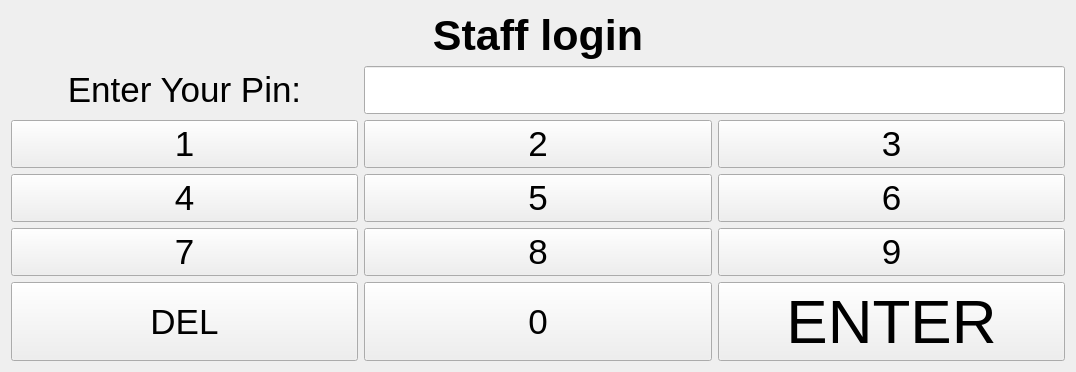
      <widget class="QWidget" name="login">
       <property name="minimumSize">
        <size>
         <width>1076</width>
         <height>0</height>
        </size>
       </property>
       <layout class="QGridLayout" name="gridLayout_17">
        <item row="1" column="1" colspan="2">
         <widget class="QLineEdit" name="lineEdit_password">
          <property name="sizePolicy">
           <sizepolicy hsizetype="Expanding" vsizetype="Expanding">
            <horstretch>0</horstretch>
            <verstretch>0</verstretch>
           </sizepolicy>
          </property>
          <property name="maximumSize">
           <size>
            <width>16777215</width>
            <height>80</height>
           </size>
          </property>
          <property name="font">
           <font>
            <pointsize>26</pointsize>
           </font>
          </property>
          <property name="text">
           <string/>
          </property>
          <property name="maxLength">
           <number>4</number>
          </property>
          <property name="echoMode">
           <enum>QLineEdit::Password</enum>
          </property>
          <property name="alignment">
           <set>Qt::AlignCenter</set>
          </property>
          <property name="readOnly">
           <bool>true</bool>
          </property>
         </widget>
        </item>
        <item row="5" column="1">
         <widget class="QPushButton" name="pushButton_14">
          <property name="sizePolicy">
           <sizepolicy hsizetype="Expanding" vsizetype="Expanding">
            <horstretch>0</horstretch>
            <verstretch>0</verstretch>
           </sizepolicy>
          </property>
          <property name="font">
           <font>
            <pointsize>26</pointsize>
           </font>
          </property>
          <property name="text">
           <string>5</string>
          </property>
         </widget>
        </item>
        <item row="6" column="1">
         <widget class="QPushButton" name="pushButton_17">
          <property name="sizePolicy">
           <sizepolicy hsizetype="Expanding" vsizetype="Expanding">
            <horstretch>0</horstretch>
            <verstretch>0</verstretch>
           </sizepolicy>
          </property>
          <property name="font">
           <font>
            <pointsize>26</pointsize>
           </font>
          </property>
          <property name="text">
           <string>8</string>
          </property>
         </widget>
        </item>
        <item row="4" column="2">
         <widget class="QPushButton" name="pushButton_12">
          <property name="sizePolicy">
           <sizepolicy hsizetype="Expanding" vsizetype="Expanding">
            <horstretch>0</horstretch>
            <verstretch>0</verstretch>
           </sizepolicy>
          </property>
          <property name="font">
           <font>
            <pointsize>26</pointsize>
           </font>
          </property>
          <property name="text">
           <string>3</string>
          </property>
         </widget>
        </item>
        <item row="6" column="0">
         <widget class="QPushButton" name="pushButton_16">
          <property name="sizePolicy">
           <sizepolicy hsizetype="Expanding" vsizetype="Expanding">
            <horstretch>0</horstretch>
            <verstretch>0</verstretch>
           </sizepolicy>
          </property>
          <property name="font">
           <font>
            <pointsize>26</pointsize>
           </font>
          </property>
          <property name="text">
           <string>7</string>
          </property>
         </widget>
        </item>
        <item row="6" column="2">
         <widget class="QPushButton" name="pushButton_18">
          <property name="sizePolicy">
           <sizepolicy hsizetype="Expanding" vsizetype="Expanding">
            <horstretch>0</horstretch>
            <verstretch>0</verstretch>
           </sizepolicy>
          </property>
          <property name="font">
           <font>
            <pointsize>26</pointsize>
           </font>
          </property>
          <property name="text">
           <string>9</string>
          </property>
         </widget>
        </item>
        <item row="4" column="0">
         <widget class="QPushButton" name="pushButton_10">
          <property name="sizePolicy">
           <sizepolicy hsizetype="Expanding" vsizetype="Expanding">
            <horstretch>0</horstretch>
            <verstretch>0</verstretch>
           </sizepolicy>
          </property>
          <property name="font">
           <font>
            <pointsize>26</pointsize>
           </font>
          </property>
          <property name="text">
           <string>1</string>
          </property>
         </widget>
        </item>
        <item row="1" column="0">
         <widget class="QLabel" name="label_12">
          <property name="sizePolicy">
           <sizepolicy hsizetype="Preferred" vsizetype="Expanding">
            <horstretch>0</horstretch>
            <verstretch>0</verstretch>
           </sizepolicy>
          </property>
          <property name="font">
           <font>
            <pointsize>26</pointsize>
           </font>
          </property>
          <property name="text">
           <string>Enter Your Pin:</string>
          </property>
          <property name="alignment">
           <set>Qt::AlignCenter</set>
          </property>
         </widget>
        </item>
        <item row="5" column="0">
         <widget class="QPushButton" name="pushButton_13">
          <property name="sizePolicy">
           <sizepolicy hsizetype="Expanding" vsizetype="Expanding">
            <horstretch>0</horstretch>
            <verstretch>0</verstretch>
           </sizepolicy>
          </property>
          <property name="font">
           <font>
            <pointsize>26</pointsize>
           </font>
          </property>
          <property name="text">
           <string>4</string>
          </property>
         </widget>
        </item>
        <item row="5" column="2">
         <widget class="QPushButton" name="pushButton_15">
          <property name="sizePolicy">
           <sizepolicy hsizetype="Expanding" vsizetype="Expanding">
            <horstretch>0</horstretch>
            <verstretch>0</verstretch>
           </sizepolicy>
          </property>
          <property name="font">
           <font>
            <pointsize>26</pointsize>
           </font>
          </property>
          <property name="text">
           <string>6</string>
          </property>
         </widget>
        </item>
        <item row="0" column="0" colspan="3">
         <widget class="QLabel" name="label_staff">
          <property name="font">
           <font>
            <pointsize>32</pointsize>
            <weight>75</weight>
            <bold>true</bold>
           </font>
          </property>
          <property name="text">
           <string>Staff login</string>
          </property>
          <property name="alignment">
           <set>Qt::AlignCenter</set>
          </property>
         </widget>
        </item>
        <item row="4" column="1">
         <widget class="QPushButton" name="pushButton_11">
          <property name="sizePolicy">
           <sizepolicy hsizetype="Expanding" vsizetype="Expanding">
            <horstretch>0</horstretch>
            <verstretch>0</verstretch>
           </sizepolicy>
          </property>
          <property name="font">
           <font>
            <pointsize>26</pointsize>
           </font>
          </property>
          <property name="text">
           <string>2</string>
          </property>
         </widget>
        </item>
        <item row="7" column="0">
         <widget class="QPushButton" name="pushButton_del">
          <property name="sizePolicy">
           <sizepolicy hsizetype="Expanding" vsizetype="Expanding">
            <horstretch>0</horstretch>
            <verstretch>0</verstretch>
           </sizepolicy>
          </property>
          <property name="font">
           <font>
            <pointsize>26</pointsize>
           </font>
          </property>
          <property name="text">
           <string>DEL</string>
          </property>
         </widget>
        </item>
        <item row="7" column="1">
         <widget class="QPushButton" name="pushButton_20">
          <property name="sizePolicy">
           <sizepolicy hsizetype="Expanding" vsizetype="Expanding">
            <horstretch>0</horstretch>
            <verstretch>0</verstretch>
           </sizepolicy>
          </property>
          <property name="font">
           <font>
            <pointsize>26</pointsize>
           </font>
          </property>
          <property name="text">
           <string>0</string>
          </property>
         </widget>
        </item>
        <item row="7" column="2">
         <widget class="QPushButton" name="pushButton_enter">
          <property name="sizePolicy">
           <sizepolicy hsizetype="Expanding" vsizetype="Expanding">
            <horstretch>0</horstretch>
            <verstretch>0</verstretch>
           </sizepolicy>
          </property>
          <property name="font">
           <font>
            <pointsize>-1</pointsize>
           </font>
          </property>
          <property name="styleSheet">
           <string notr="true">font-size : 62px;</string>
          </property>
          <property name="text">
           <string>ENTER</string>
          </property>
         </widget>
        </item>
       </layout>
      </widget>
